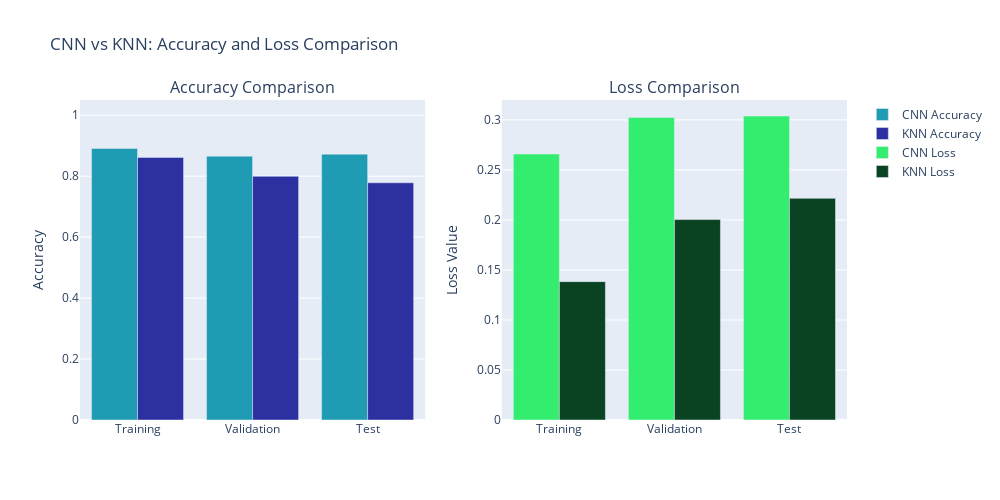

Notebook code for this chart:
### Code cell
fig = make_subplots(rows=1, cols=2, subplot_titles=("Accuracy Comparison", "Loss Comparison"))

fig.add_trace(go.Bar(x=df_plot_comparison['Dataset'], y=df_plot_comparison['CNN Accuracy'], name='CNN Accuracy', marker_color="#1f9bb4"), row=1, col=1)
fig.add_trace(go.Bar(x=df_plot_comparison['Dataset'], y=df_plot_comparison['KNN Accuracy'], name='KNN Accuracy', marker_color="#2c30a0"), row=1, col=1)
fig.add_trace(go.Bar(x=df_plot_comparison['Dataset'], y=df_plot_comparison['CNN Loss'], name='CNN Loss', marker_color="#33ed6e"), row=1, col=2)
fig.add_trace(go.Bar(x=df_plot_comparison['Dataset'], y=df_plot_comparison['KNN Loss'], name='KNN Loss', marker_color="#0a4322"), row=1, col=2)
fig.update_layout(title_text="CNN vs KNN: Accuracy and Loss Comparison", showlegend=True, height=500, width=1000)
fig.update_yaxes(title_text="Accuracy", range=[0, 1.05], row=1, col=1)
fig.update_yaxes(title_text="Loss Value", row=1, col=2)
fig.show()

### Figure 1 — Plotly figure (JSON) as saved in the notebook; plotly's stock layout.template omitted (floating-point values rounded to 4 significant figures)
{"data": [{"marker": {"color": "#1f9bb4"}, "name": "CNN Accuracy", "type": "bar", "x": ["Training", "Validation", "Test"], "xaxis": "x", "y": [0.8909, 0.8657, 0.8724], "yaxis": "y"}, {"marker": {"color": "#2c30a0"}, "name": "KNN Accuracy", "type": "bar", "x": ["Training", "Validation", "Test"], "xaxis": "x", "y": [0.8617, 0.7996, 0.7784], "yaxis": "y"}, {"marker": {"color": "#33ed6e"}, "name": "CNN Loss", "type": "bar", "x": ["Training", "Validation", "Test"], "xaxis": "x2", "y": [0.2659, 0.3025, 0.3039], "yaxis": "y2"}, {"marker": {"color": "#0a4322"}, "name": "KNN Loss", "type": "bar", "x": ["Training", "Validation", "Test"], "xaxis": "x2", "y": [0.1383, 0.2004, 0.2216], "yaxis": "y2"}], "layout": {"annotations": [{"font": {"size": 16}, "showarrow": false, "text": "Accuracy Comparison", "x": 0.225, "xanchor": "center", "xref": "paper", "y": 1, "yanchor": "bottom", "yref": "paper"}, {"font": {"size": 16}, "showarrow": false, "text": "Loss Comparison", "x": 0.775, "xanchor": "center", "xref": "paper", "y": 1, "yanchor": "bottom", "yref": "paper"}], "height": 500, "showlegend": true, "title": {"text": "CNN vs KNN: Accuracy and Loss Comparison"}, "width": 1000, "xaxis": {"anchor": "y", "domain": [0, 0.45]}, "xaxis2": {"anchor": "y2", "domain": [0.55, 1]}, "yaxis": {"anchor": "x", "domain": [0, 1], "range": [0, 1.05], "title": {"text": "Accuracy"}}, "yaxis2": {"anchor": "x2", "domain": [0, 1], "title": {"text": "Loss Value"}}}}
